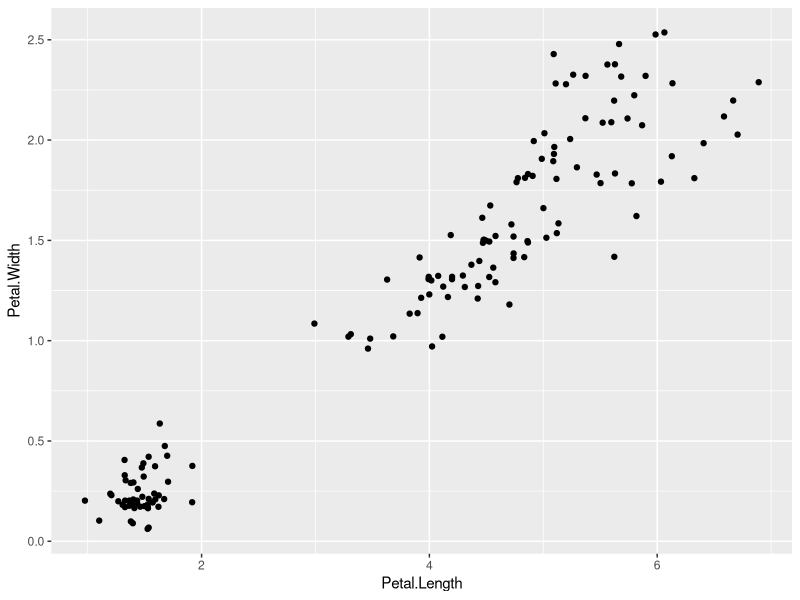
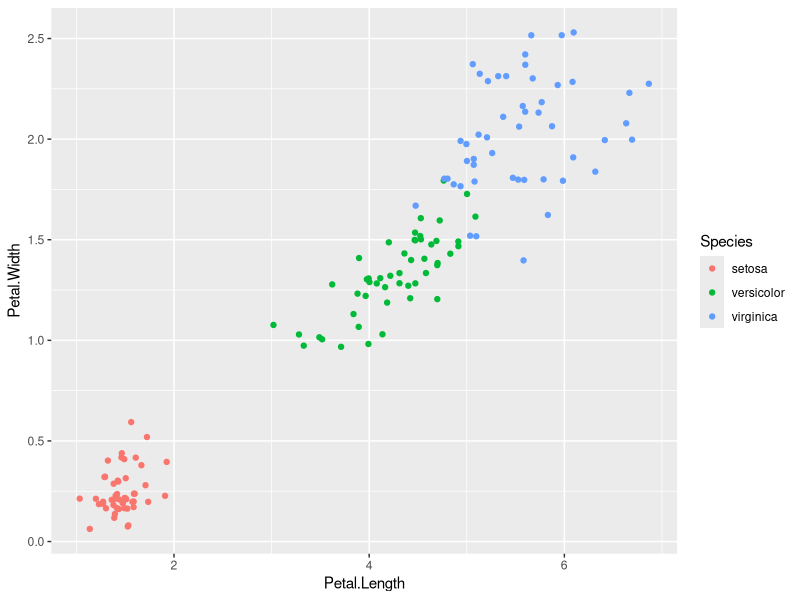
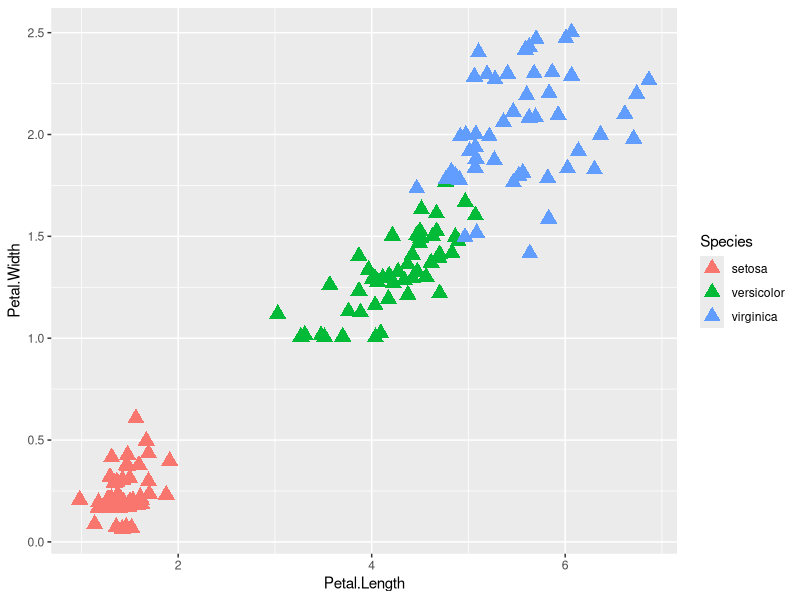
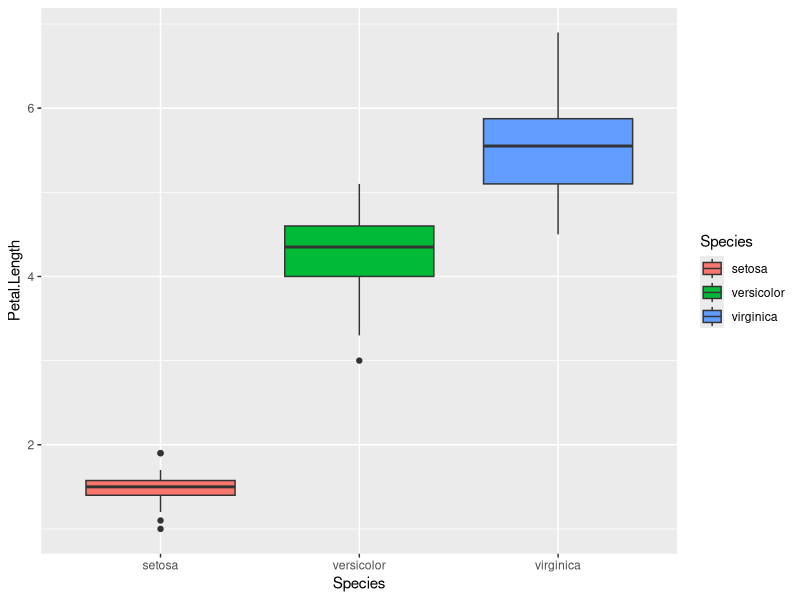
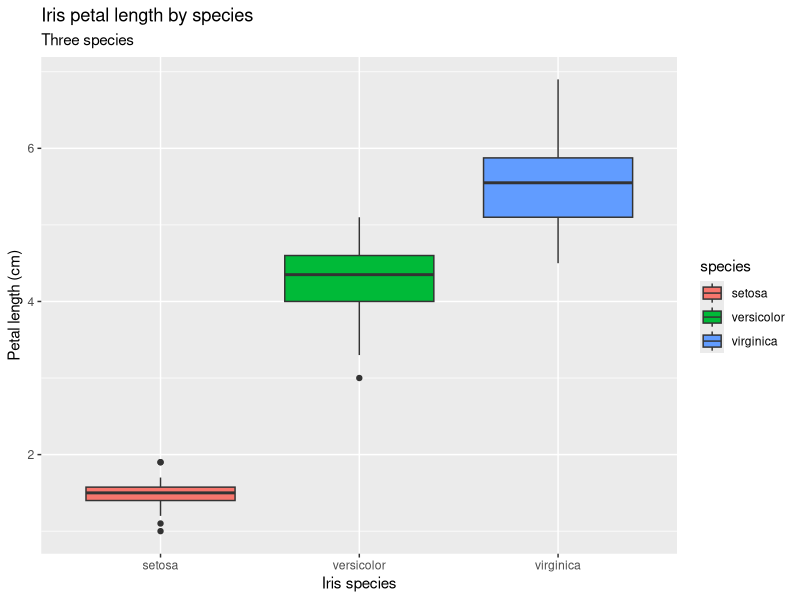
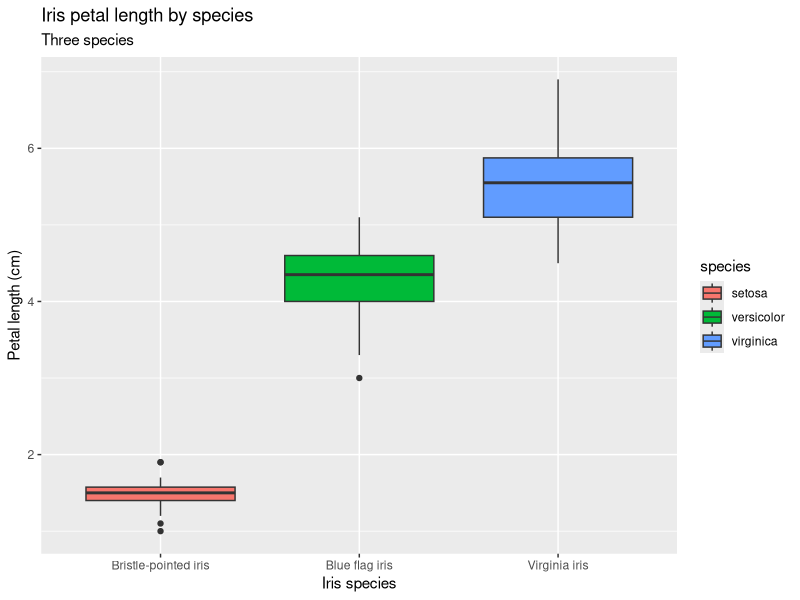
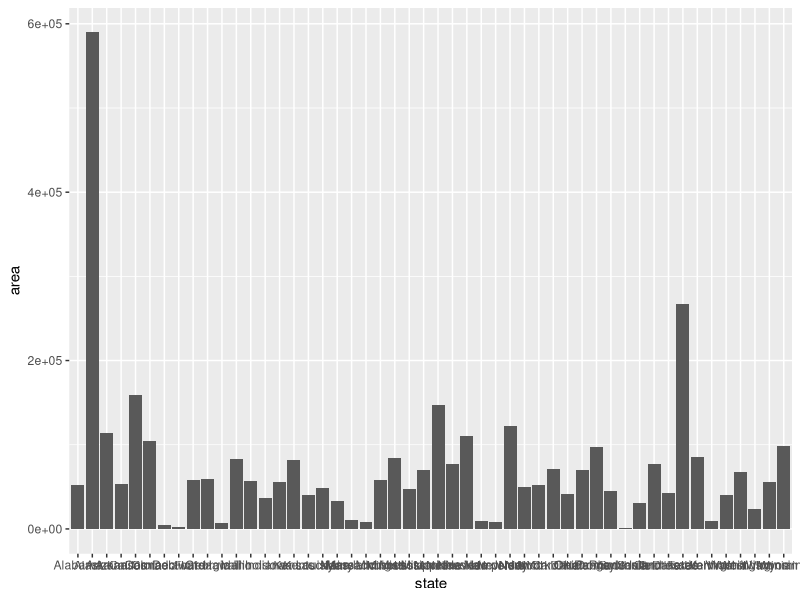
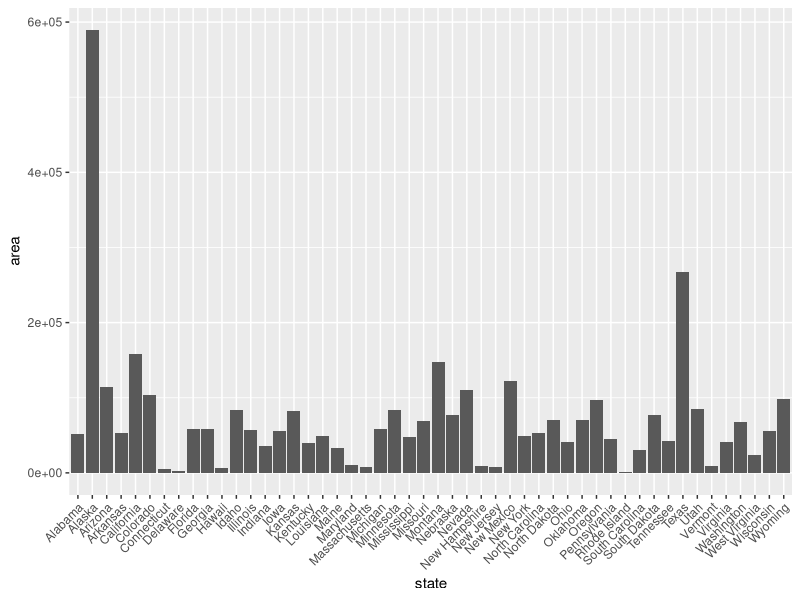

R code for these plots, in order:
## ---- chunk 1
knitr::opts_chunk$set(echo = FALSE)
library(tidyverse)
## ---- chunk 2
iris
## ---- chunk 3
ggplot(iris, aes(x = Petal.Length, y = Petal.Width)) +
  geom_jitter()
## ---- chunk 4
ggplot(iris, aes(x = Petal.Length, y = Petal.Width,
                 color = Species)) +
  geom_jitter()
## ---- chunk 5
ggplot(iris, aes(x = Petal.Length, y = Petal.Width,
                 color = Species)) +
  geom_jitter(size = 4, shape = 'triangle')
## ---- chunk 6
plot_iris <- ggplot(iris, aes(x = Species, y = Petal.Length, fill = Species)) + geom_boxplot()
plot_iris
## ---- chunk 7
plot_iris_labeled <- plot_iris +
  labs(x = "Iris species",
       y = "Petal length (cm)",
       fill = "species",
       title = "Iris petal length by species",
       subtitle = "Three species")
plot_iris_labeled
## ---- chunk 8
plot_iris_labeled +
  scale_x_discrete(labels = c("setosa" = "Bristle-pointed iris",
                              "virginica" = "Virginia iris",
                              "versicolor" = "Blue flag iris"))
## ---- chunk 9
us_states <- tibble(state = datasets::state.name,
                    abbrev = datasets::state.abb,
                    area = datasets::state.area,
                    region = datasets::state.region,
                    division = datasets::state.division)
## ---- chunk 10
plot_state_areas <- ggplot(us_states,
                           aes(x = state, y = area)) +
  geom_col()
plot_state_areas
## ---- chunk 11
plot_state_areas_neat <- plot_state_areas +
  scale_x_discrete(guide = guide_axis(angle = 45))
plot_state_areas_neat
## ---- chunk 12
plot_state_areas_reorder <- ggplot(us_states,
                                   aes(x = fct_reorder(state, area), y = area)) + 
  geom_col() +
scale_x_discrete(guide = guide_axis(angle = 45)) +
  labs(x = "US state",
       y = "area (sq mi)")
plot_state_areas_reorder
## ---- chunk 13
plot_iris_labeled +
  expand_limits(y = 0)
## ---- chunk 14
# zoom out
plot_iris_labeled +
  coord_cartesian(ylim = c(0, 8))

# zoom in
plot_iris_labeled +
  coord_cartesian(ylim = c(0, 2))
## ---- chunk 15
plot_state_areas_reorder + 
  scale_y_continuous(labels = scales::comma)
## ---- chunk 16
plot_state_areas_reorder <- plot_state_areas_reorder +
  scale_y_continuous(labels = scales::comma,
                     breaks = seq(0, 600000, by = 100000))
plot_state_areas_reorder
## ---- chunk 17
ggplot(us_states,
       aes(x = fct_reorder(state, area), 
           y = area, 
           fill = region)) + 
  geom_col() +
  scale_fill_brewer(palette = "Dark2") +
  scale_x_discrete(guide = guide_axis(angle = 45)) +
  labs(x = "US state",
       y = "area (sq mi)")
## ---- chunk 18

ggplot(us_states,
       aes(x = fct_reorder(state, area), 
           y = area)) + 
  geom_col(color = "forestgreen", fill = "#825324") +
  scale_x_discrete(guide = guide_axis(angle = 45)) +
  labs(x = "US state",
       y = "area (sq mi)")

## ---- chunk 19

ggplot(us_states,
       aes(x = fct_reorder(state, area), 
           y = area,
           fill = region)) + 
  geom_col() +
  scale_x_discrete(guide = guide_axis(angle = 45)) +
  labs(x = "US state",
       y = "area (sq mi)") +
  scale_fill_manual(values = c("Northeast" = "firebrick",
                               "South" = "navyblue",
                               "North Central" = "lightpink",
                               "West" = "skyblue"))
## ---- chunk 20
plot_state_areas_reorder +
  geom_hline(yintercept = 57321, linetype = "dashed", color = "springgreen4")
## ---- chunk 21
plot_state_areas_reorder +
  geom_hline(yintercept = 57321, linetype = "dashed", color = "springgreen4") +
  annotate("text",
           x = 1,
           y = 57321,
           label = "Area of Bangladesh")
## ---- chunk 22
plot_state_areas_reorder +
  geom_hline(yintercept = 57321, linetype = "dashed", color = "springgreen4") +
  annotate(geom = "text",
           x = 1,
           y = 57321,
           hjust = "left",
           vjust = "bottom",
           label = "Area of Bangladesh")
## ---- chunk 23
plot_iris_labeled +
  theme_bw()

plot_iris_labeled +
  theme_classic()
## ---- chunk 24
plot_iris_labeled +
  theme(text = element_text(color = "chartreuse4"))
## ---- chunk 25
plot_iris_labeled +
  theme(text = element_text(family = "Courier New"))
## ---- chunk 26
plot_iris_labeled +
  theme(axis.text = element_text(size = rel(2)))
## ---- chunk 27
plot_iris_labeled +
  theme(legend.position = "bottom")
## ---- chunk 28
plot_iris_labeled +
  theme(legend.position = "none")
